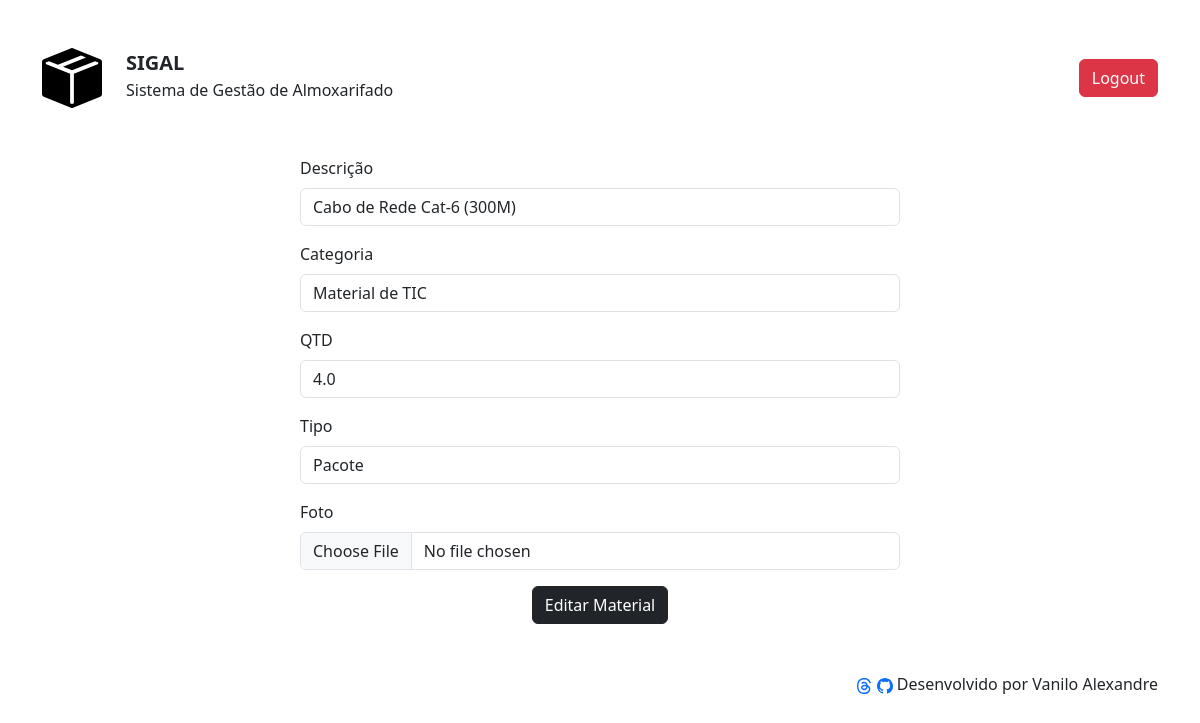
The app's page /edit-material/3 (signed in) with its own data.
### apps/estoque/models.py (models this page shows, shortened)
class Material(models.Model):
    OPCOES_CATEGORIA = [
        ("MAT-TIC", "Material de TIC"),
        ("MAT-EXPEDIENTE", "Material de Expediente"),
        ("MAT-ESCRITORIO", "Material de Escritório"),
    ]
    OPCOES_MEDIDA = [
        ("UND", "Unidade"),
        ("KG", "Quilograma"),
        ("PCT", "Pacote"),
    ]
    desc = models.CharField(max_length=100, null=False, blank=False)
    categoria = models.CharField(max_length=100, choices=OPCOES_CATEGORIA, default="")
    qtd = models.DecimalField(max_digits=8, decimal_places=1, null=False, blank=False)
    tipo = models.CharField(max_length=100, choices=OPCOES_MEDIDA, default="UND")
    foto = models.ImageField(upload_to="fotos/%Y/%m/%d/", blank=True)

### apps/estoque/views.py (the view)
# urls.py: path("edit-material/<int:materialID>", editMaterial, name="edit-material"),
def editMaterial(request, materialID):
    if not request.user.is_authenticated:
        messages.error(request, 'Usuário não logado')
        return redirect('login')
    if not request.user.has_perm("estoque.change_material"):
        messages.error(request, 'Usuário não possui essa permissão')
        return redirect('login')
    material = Material.objects.get(id=materialID)
    form = MaterialForms(instance=material)
    if request.method == 'POST':
        form = MaterialForms(request.POST, request.FILES, instance=material)
        if form.is_valid():
            form.save()
            messages.success(request, 'Material Editado com Sucesso!')
            return redirect('index')
    return render(request, 'estoque/editMaterial.html', {'form':form, 'materialID':materialID})

### apps/estoque/forms.py
class MaterialForms(forms.ModelForm):
    class Meta:
        model = Material
        exclude = []
        labels = {
            "desc":"Descrição",
            "categoria":"Categoria",
            "qtd":"QTD",
            "tipo":"Tipo",
            "foto":"Foto",
        }
        widgets = {
            "desc": forms.TextInput(attrs={"class":"form-control"}),
            "categoria": forms.Select(attrs={"class":"form-control"}),
            "qtd": forms.NumberInput(attrs={"class":"form-control"}),
            "tipo": forms.Select(attrs={"class":"form-control"}),
            "foto": forms.FileInput(attrs={"class":"form-control"}),
        }

### templates/estoque/editMaterial.html (shortened to what this page needs)
{% extends 'shared/base.html' %}
{% load static %}
{% block content %}
<body>
    <div class="container-sm">
        <form action="{% url 'edit-material' materialID%}" method="POST" class="mx-auto" style="max-width: 600px;" enctype="multipart/form-data">
            {% for field in form.visible_fields %}
            <div class="mb-3" style="margin-bottom: 10px;">
                <label for="{{ field.id_for_label }}" class="form-label">{{field.label}}</label>
                {{ field }}
            </div>
            {% endfor %}
            <div class="mb-3 text-center">
                <button type="submit" class="btn btn-dark">Editar Material</button>
            </div>
        </form>
    </div>
</body>
{% endblock %}

### records on screen
Material: visible_fields "Cabo de Rede Cat-6 (300M)" "Material de TIC" "4.0" "Pacote"

### other values on screen
{{ field.label }} "Descrição" "Categoria" "QTD" "Tipo" "Foto"
